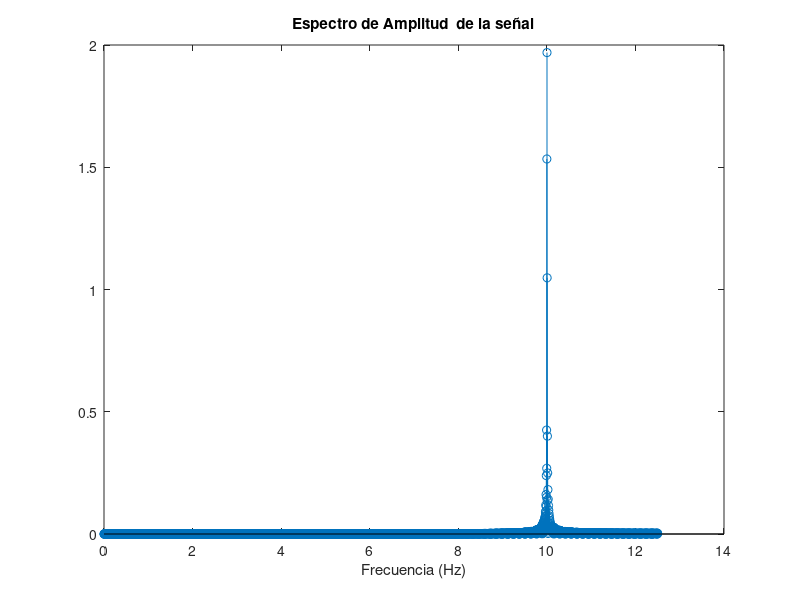

Write the MATLAB code that produced this figure.
clear all ; close all; clc

Fs = 25;                      % Sampling rate
T = 1/Fs;                     % Sample time
L = 4000;                     % Length of signal
t = (0:L-1)*T;                % Time vector

A1=1;
A2= 3;


NP=2;

y = A1*sin(40*pi*t) + A2*sin(10*pi*t).^2;

y = A1*sin(30*pi*t) + A2*sin(20*pi*t);

%%%%%%%%%%%%%%%%%%%%%%
NFFT = 2^nextpow2(NP*L); % Next power of 2 from length of y
Y = fft(y,NFFT);
f = Fs/2*linspace(0,1,NFFT/2);
% Plot single-sided amplitude spectrum.
stem(f,2*abs(Y(1:NFFT/2))/L)   
title('Espectro de Amplitud  de la señal')
xlabel('Frecuencia (Hz)')

waitfor(gcf)